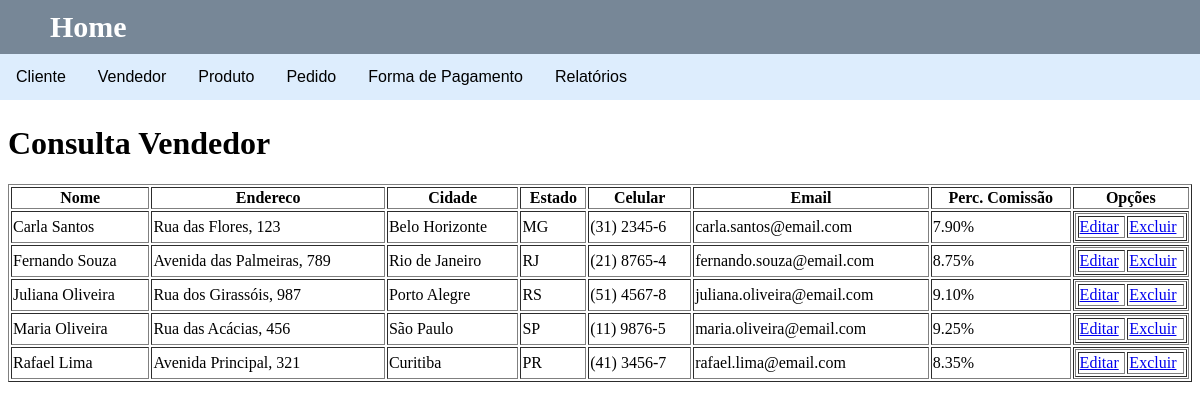
The app's page /vendedor/consultarVendedor.php, older data.
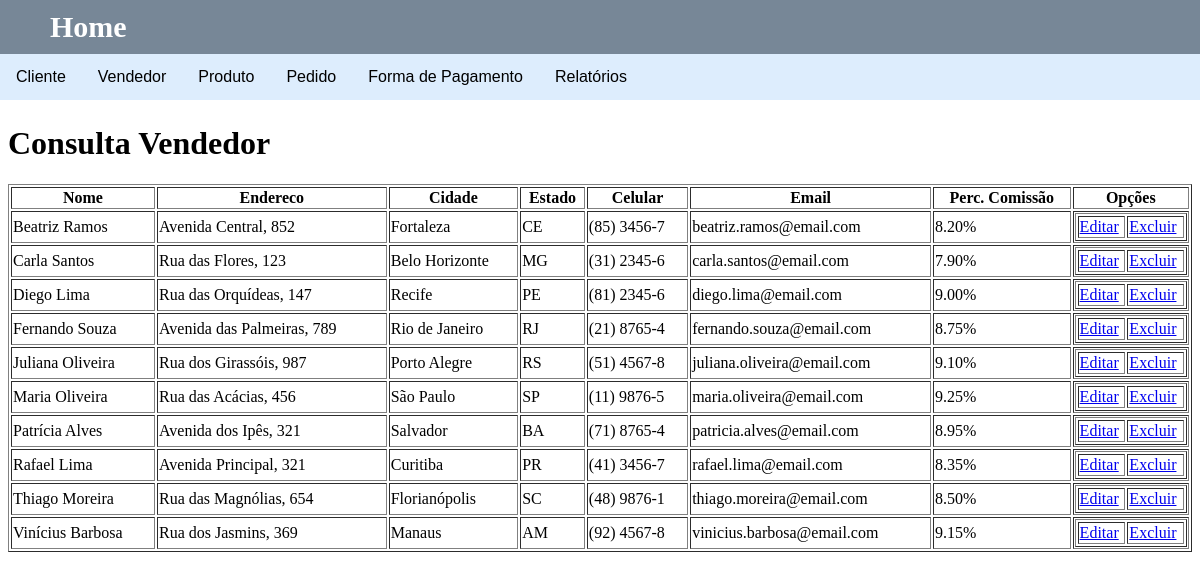
The same page, newer data.
### tables this page shows
CREATE TABLE tb_vendedor(
	id INTEGER AUTO_INCREMENT PRIMARY KEY,
	nome VARCHAR(50),
	endereco VARCHAR(50),
	cidade VARCHAR(30),
	estado VARCHAR(2),
	celular VARCHAR(11),
	email VARCHAR(50),
	perc_comissao NUMERIC(5,2)
) engine INNODB;

### vendedor/tabelaVendedor.php (the view, shortened to what this page needs)
<?php
    echo
    "<form method='POST'>
    <table border='1' width='100%'>";
        include("../conexao.php");
        $query="SELECT * FROM tb_vendedor ORDER BY nome";
        $resu=mysqli_query($con,$query) or die(mysqli_connect_error());
        echo"
        <tr>
            <th>Nome</th>
            <th>Endereco</th>
            <th>Cidade</th>
            <th>Estado</th>
            <th>Celular</th>
            <th>Email</th>
            <th>Perc. Comissão</th>
            <th>Opções</th>
        </tr>";
        while($reg = mysqli_fetch_array($resu)) {
            echo
            "<tr>
                <td>".$reg['nome']."</td>
                <td>".$reg['endereco']."</td>
                <td>".$reg['cidade']."</td>
                <td>".$reg['estado']."</td>
                <td>".$reg['celular']."</td>
                <td>".$reg['email']."</td>
                <td>".$reg['perc_comissao']."%"."</td>
                <td width='10%'><table border='1' width='100%'><tr>
                    <td><a href='atualizarVendedor.php?id=".$reg['id']."'>Editar</td>
                    <td><a href='excluirVendedor.php?id=".$reg['id']."'>Excluir</td>
                </tr></table></td>
            </tr>";
        }
    echo "</form>";
?>

### vendedor/consultarVendedor.php (shortened to what this page needs)
<!DOCTYPE html>
<html lang="pt-br">
<head>
</head>
<body>
    <?php
        include('../navbar.php');
        include('tabelaVendedor.php');
    ?>
    <h1>Consulta Vendedor</h1>
</body>
</html>

### navbar.php
<?php
    echo"
        <style>
            ul{
                list-style-type: none;
                margin: 0;
                padding: 0;
                overflow: hidden;
                background-color: #ddedfd;
            }
            li{
                float: left;
            }
            li a, .dropbtn{
                display: inline-block;
                color: black;
                font-family: Verdana, Geneva, Tahoma, sans-serif;
                text-align: center;
                padding: 14px 16px;
                text-decoration: none;
            }
            li a:hover, .dropdown:hover .dropbtn{
                background-color: #bbcbdb;
            }
            li.dropdown{
                display: inline-block;
            }
            .dropdown-content{
                display: none;
                position: absolute;
                background-color: #f9f9f9;
                min-width: 160px;
                box-shadow: 0px 8px 16px 0px rgba(0,0,0,0.2);
                z-index: 1;
            }
            .dropdown-content a{
                color: black;
                padding: 12px 16px;
                text-decoration: none;
                display: block;
                text-align: left;
            }
            .dropdown-content a:hover{
                background-color: #f1f1f1;
            }
            .dropdown:hover .dropdown-content{
                display: block;
            }
            .title{
                display: flex;
                text-align: center;
                background-color: #778797;
                padding: 10px 50px;
            }
            .title a {
                color: #ffffff;
                text-decoration: none;
                font-family: Verdana;
                font-size: 30px;
                font-weight: bold;
            }
            .wrapper{
                position: fixed;
                top:0;
                left:0;
                width:100%;
            }
            .box{
                height: 6em;
            }
        </style>
        <div class='box'></div>";
        echo
        "<div class='wrapper'>
            <ul>
                <div class='title'><a href='../index.html'>Home</a></div>
                <li class='dropdown'>
                    <a href='javascript:void(0)' class='dropbtn'>Cliente</a>
                    <div class='dropdown-content'>
                        <a href='../cliente/cadastrarCliente.php'>Cadastro</a>
                        <a href='../cliente/consultarCliente.php'>Consulta</a>
                    </div>
                </li>
                <li class='dropdown'>
                    <a href='javascript:void(0)' class='dropbtn'>Vendedor</a>
                    <div class='dropdown-content'>
                        <a href='../vendedor/cadastrarVendedor.php'>Cadastro</a>
                        <a href='../vendedor/consultarVendedor.php'>Consulta</a>
                    </div>
                </li>
                <li class='dropdown'>
                    <a href='javascript:void(0)' class='dropbtn'>Produto</a>
                    <div class='dropdown-content'>
                        <a href='../produto/cadastrarProduto.php'>Cadastro</a>
                        <a href='../produto/consultarProduto.php'>Consulta</a>
                    </div>
                </li>
                <li class='dropdown'>
                    <a href='javascript:void(0)' class='dropbtn'>Pedido</a>
                    <div class='dropdown-content'>
                        <a href='../pedido/cadastrarPedidov2.php'>Cadastro</a>
                        <a href='../pedido/consultarPedido.php'>Consulta</a>
                    </div>
                </li>
                <li class='dropdown'>
                    <a href='javascript:void(0)' class='dropbtn'>Forma de Pagamento</a>
                    <div class='dropdown-content'>
                        <a href='../formaPagamento/cadastrarFormaPagamento.php'>Cadastro</a>
                        <a href='../formaPagamento/consultarFormaPagamento.php'>Consulta</a>
                    </div>
                </li>
                <li class='dropdown'>
                    <a href='javascript:void(0)' class='dropbtn'>Relatórios</a>
                    <div class='dropdown-content'>
                        <a href='../relatorio/relatorioPedido.php'>Pedidos</a>
                        <a href='../relatorio/relatorioVendedores.php'>Vendedores</a>
                    </div>
                </li>
            </ul></div>";
?>

### navbar.php (style rules this page uses)
ul { list-style-type: none; margin: 0; padding: 0; overflow: hidden; background-color: #ddedfd; }
li { float: left; }
li a, .dropbtn { display: inline-block; color: black; font-family: Verdana, Geneva, Tahoma, sans-serif; text-align: center; padding: 14px 16px; text-decoration: none; }
li.dropdown { display: inline-block; }
.title { display: flex; text-align: center; background-color: #778797; padding: 10px 50px; }
.title a { color: #ffffff; text-decoration: none; font-family: Verdana; font-size: 30px; font-weight: bold; }
.wrapper { position: fixed; top:0; left:0; width:100%; }
.box { height: 6em; }

Row changes from the older to the newer data that the page shows:
added tb_vendedor: nome "Beatriz Ramos", endereco "Avenida Central, 852", cidade "Fortaleza", estado "CE", celular "(85) 3456-7", email "beatriz.ramos@email.com", perc_comissao "8.20"
added tb_vendedor: nome "Diego Lima", endereco "Rua das Orquídeas, 147", cidade "Recife", estado "PE", celular "(81) 2345-6", email "diego.lima@email.com", perc_comissao "9.00"
added tb_vendedor: nome "Patrícia Alves", endereco "Avenida dos Ipês, 321", cidade "Salvador", estado "BA", celular "(71) 8765-4", email "patricia.alves@email.com", perc_comissao "8.95"
added tb_vendedor: nome "Thiago Moreira", endereco "Rua das Magnólias, 654", cidade "Florianópolis", estado "SC", celular "(48) 9876-1", email "thiago.moreira@email.com", perc_comissao "8.50"
added tb_vendedor: nome "Vinícius Barbosa", endereco "Rua dos Jasmins, 369", cidade "Manaus", estado "AM", celular "(92) 4567-8", email "vinicius.barbosa@email.com", perc_comissao "9.15"
